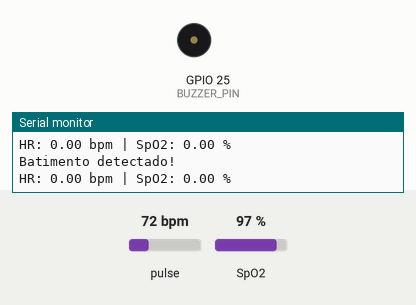
Bench run of a sketch on a simulated ESP32. On the bench: buzzer (waves = sounding, pin HIGH), the last lines printed to the serial monitor. The test bench sets the inputs (shaded band); at power-on: pulse 72 bpm, SpO2 97 %. WiFi joins after 1.5 s; servers stay silent unless stated; no MQTT or app messages arrive unless stated.

Above: at 3.2 s.
3.3 s: pulse set to 99 bpm
6.5 s: pulse set to 102 bpm
At 7.8 s:
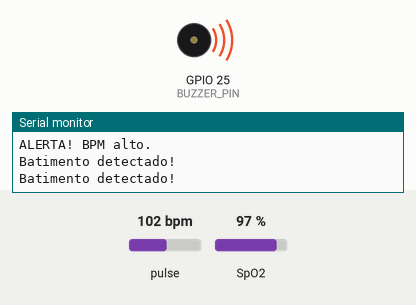
8.5 s: pulse set to 42 bpm
At 9.9 s:
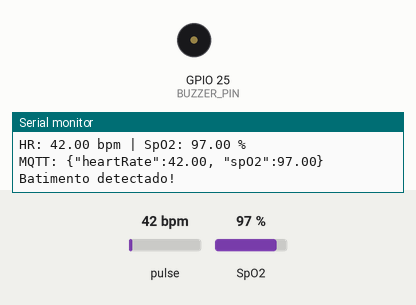
10.5 s: pulse set to 130 bpm
At 11.9 s:
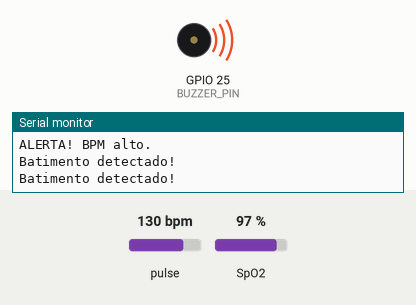
Timing chart, 0 to 13.5 s (numbered marks = the images above; inputs shaded):
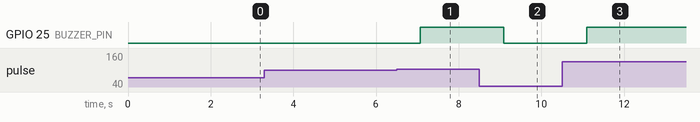

The sketch:

novocodigocombuzzer.ino
```cpp
#include <Wire.h>
#include <PubSubClient.h>
#include "MAX30100_PulseOximeter.h"
#include <WiFi.h>

#define SDA_PIN 32
#define SCL_PIN 27
#define BUZZER_PIN 25
#define REPORTING_PERIOD_MS 1000
#define MQTT_RETRY_MS 5000

#define LIMITE_BPM 100

const char* ssid = "youruser";
const char* password = "yourpassword";
const char* mqtt_server = "broker.hivemq.com";
const int mqtt_port = 1883;
const char* mqtt_topic = "healthsensor";
const char* mqtt_beat_topic = "healthsensor/beat";

WiFiClient espClient;
PubSubClient client(espClient);

PulseOximeter pox;
uint32_t tsLastReport = 0;
uint32_t tsLastMqttAttempt = 0;

// Mutex pra proteger acesso ao I2C quando varias tarefas falam com sensor
SemaphoreHandle_t i2cMutex;

void connectToWiFi() {
  Serial.print("Conectando WiFi...");
  WiFi.begin(ssid, password);
  int tries = 0;
  while (WiFi.status() != WL_CONNECTED && tries < 40) {
    delay(250);
    Serial.print(".");
    tries++;
  }
  Serial.println(WiFi.status() == WL_CONNECTED ? " OK" : " Falhou");
  WiFi.setSleep(false);
}

void onBeatDetected() {
  Serial.println("Batimento detectado!");
  if (client.connected()) {
    client.publish(mqtt_beat_topic, "Batimento detectado!");
  }
}

void tryMqttReconnect() {
  if (client.connected()) return;
  if (millis() - tsLastMqttAttempt < MQTT_RETRY_MS) return;
  tsLastMqttAttempt = millis();
  Serial.print("MQTT... ");
  if (client.connect("esp32-client")) {
    Serial.println("OK");
  } else {
    Serial.print("falhou rc=");
    Serial.println(client.state());
  }
}

// >>> TAREFA DEDICADA PRO SENSOR — roda no NUCLEO 0, sem parar
void sensorTask(void* pvParameters) {
  for (;;) {
    if (xSemaphoreTake(i2cMutex, portMAX_DELAY) == pdTRUE) {
      pox.update();
      xSemaphoreGive(i2cMutex);
    }
    vTaskDelay(1 / portTICK_PERIOD_MS);  // ~1ms = 1000Hz
  }
}

void setup() {
  Serial.begin(115200);
  delay(500);

  pinMode(BUZZER_PIN, OUTPUT);
  digitalWrite(BUZZER_PIN, LOW);

  connectToWiFi();

  client.setServer(mqtt_server, mqtt_port);
  client.setCallback([](char* topic, byte* payload, unsigned int length) {});

  Wire.begin(SDA_PIN, SCL_PIN);
  Wire.setClock(100000);

  Serial.print("Oximetro... ");
  if (!pox.begin()) {
    Serial.println("FALHA");
    while (1);
  }
  Serial.println("OK");

  pox.setIRLedCurrent(MAX30100_LED_CURR_24MA);
  pox.setOnBeatDetectedCallback(onBeatDetected);

  i2cMutex = xSemaphoreCreateMutex();

  // Cria tarefa do sensor no NUCLEO 0 (WiFi geralmente usa nucleo 0 tambem,
  // mas com prioridade alta o sensor ganha. Loop() fica no nucleo 1 livre).
  // Se problema continuar, trocar ultimo parametro de 0 para 1.
  xTaskCreatePinnedToCore(
    sensorTask,       // funcao
    "sensorTask",     // nome
    4096,             // stack
    NULL,             // params
    3,                // prioridade ALTA
    NULL,             // handle
    1                 // NUCLEO 1 (loop() tambem, mas com prioridade maior preempta)
  );
}

void loop() {
  // Sensor roda em outra tarefa. Aqui so WiFi/MQTT.
  tryMqttReconnect();
  client.loop();

  if (millis() - tsLastReport > REPORTING_PERIOD_MS) {
    float heartRate, spO2;

    if (xSemaphoreTake(i2cMutex, portMAX_DELAY) == pdTRUE) {
      heartRate = pox.getHeartRate();
      spO2 = pox.getSpO2();
      xSemaphoreGive(i2cMutex);
    }

    Serial.print("HR: ");
    Serial.print(heartRate);
    Serial.print(" bpm | SpO2: ");
    Serial.print(spO2);
    Serial.println(" %");

    if (heartRate > 0 && spO2 > 0) {
      String payload = "{\"heartRate\":";
      payload += heartRate;
      payload += ", \"spO2\":";
      payload += spO2;
      payload += "}";

      if (client.connected()) {
        client.publish(mqtt_topic, payload.c_str());
        Serial.println("MQTT: " + payload);
      }

      if (heartRate > LIMITE_BPM) {
        digitalWrite(BUZZER_PIN, HIGH);
        Serial.println("ALERTA! BPM alto.");
      } else {
        digitalWrite(BUZZER_PIN, LOW);
      }
    }

    tsLastReport = millis();
  }

  delay(10);
}
```

Measured:
- the behaviour switches between 100 and 101 bpm on pulse (found by bisection; images 0 and 1)
- after the input at 6.5 s, GPIO 25 (BUZZER_PIN): LOW → HIGH after 0.57 s
- after the input at 8.5 s, GPIO 25 (BUZZER_PIN): HIGH → LOW after 0.59 s
- after the input at 10.5 s, GPIO 25 (BUZZER_PIN): LOW → HIGH after 0.60 s
